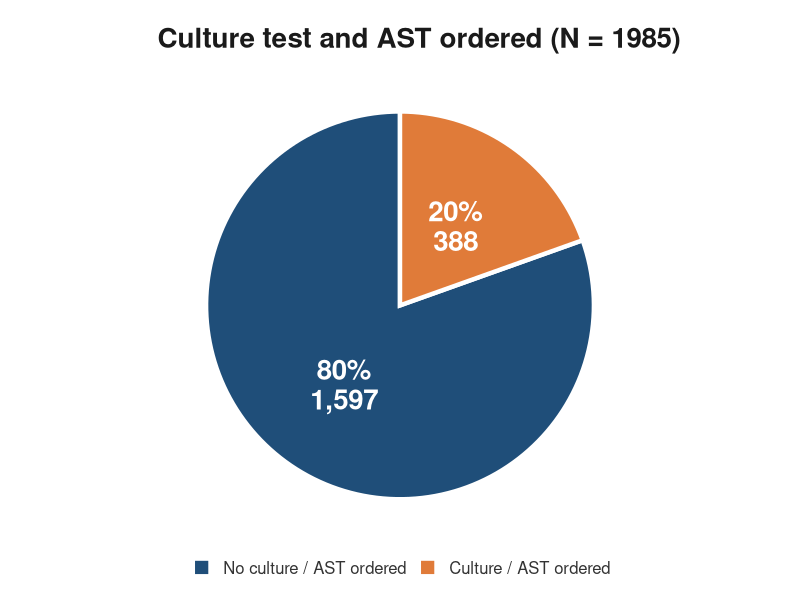
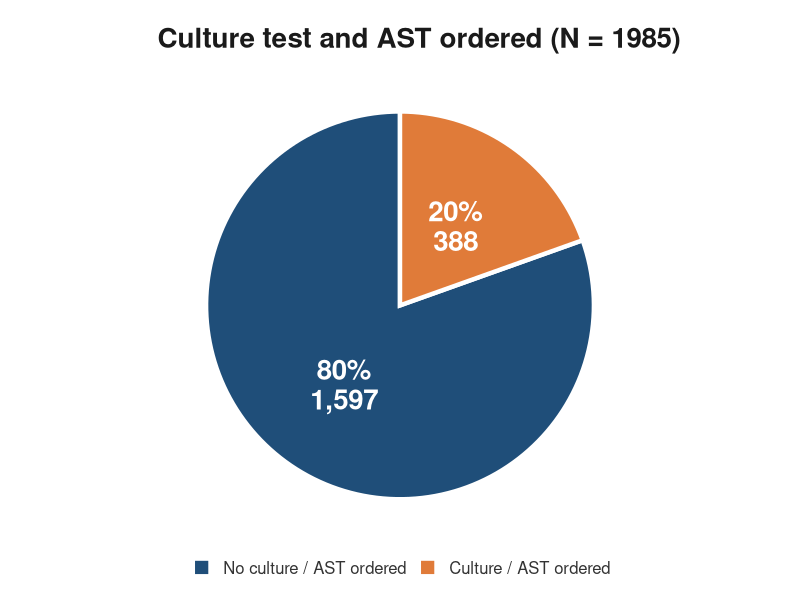

Generate these figures, in order, with R:
library(ggplot2)
library(dplyr)
library(scales)

# ---- Data ----
total_df <- tibble(
  ordered = factor(c("No", "Yes"), levels = c("No", "Yes")),
  n       = c(1597, 388)
) %>%
  mutate(
    pct   = n / sum(n),
    label = paste0(percent(pct, accuracy = 1), "\n", comma(n))
  )

total_n <- sum(total_df$n)  # 1,985

# ---- Plot ----
p <- ggplot(total_df, aes(x = "", y = n, fill = ordered)) +
  geom_col(width = 1, colour = "white", linewidth = 1.5) +
  coord_polar(theta = "y", start = 0) +
  geom_text(aes(label = label),
            position = position_stack(vjust = 0.5),
            colour = "white", fontface = "bold", size = 7, lineheight = 0.9) +
  scale_fill_manual(
    values = c("No" = "#1F4E79", "Yes" = "#E07B39"),
    labels = c("No" = "No culture / AST ordered",
               "Yes" = "Culture / AST ordered")
  ) +
  labs(
    title    = "Culture test and AST ordered (N = 1985)",
    fill     = NULL
  ) +
  theme_void(base_size = 14) +
  theme(
    plot.title       = element_text(face = "bold", size = 20, colour = "#1A1A1A",
                                    margin = margin(b = 6)),
    plot.subtitle    = element_text(size = 12, colour = "#555555",
                                    margin = margin(b = 10)),
    plot.caption     = element_text(size = 9, colour = "#888888", hjust = 0,
                                    margin = margin(t = 10)),
    legend.position  = "bottom",
    legend.text      = element_text(size = 12, colour = "#333333"),
    legend.key.size  = unit(0.6, "cm"),
    plot.margin      = margin(20, 20, 15, 20),
    plot.background  = element_rect(fill = "white", colour = NA)
  )

p

# ---- Save ----
#dir.create("outputs", showWarnings = FALSE)

# High-res PNG (slides, email, reports)
ggsave("culture_ast_total_pie.png", plot = p,
       width = 8, height = 7, dpi = 300, bg = "white")

# Vector formats (crisp at any size, good for print / PowerPoint)
#ggsave("outputs/culture_ast_total_pie.pdf", plot = p,width = 8, height = 7)
#ggsave("outputs/culture_ast_total_pie.svg", plot = p,width = 8, height = 7)   # needs the svglite package
